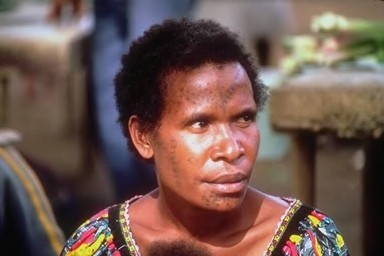
%> input picture WANG/1.jpg, 384 x 256 px; its folder holds only this picture in this run
$ octave tryGabor.m   (GNU Octave 9; MATLAB toolbox functions it lacks are replaced by stand-ins)
%> lines starting %> are read from the running program, lines starting %| are printed output that depends on the picture
### gaborFilterBank.m
function gaborArray = gaborFilterBank(u,v,m,n)
%> called with u = 6, v = 8, m = 39, n = 39

% GABORFILTERBANK generates a custum Gabor filter bank.
% It creates a u by v cell array, whose elements are m by n matrices;
% each matrix being a 2-D Gabor filter.
%
%
% Inputs:
%       u	:	No. of scales (usually set to 5)
%       v	:	No. of orientations (usually set to 8)
%       m	:	No. of rows in a 2-D Gabor filter (an odd integer number, usually set to 39)
%       n	:	No. of columns in a 2-D Gabor filter (an odd integer number, usually set to 39)
%
% Output:
%       gaborArray: A u by v array, element of which are m by n
%                   matries; each matrix being a 2-D Gabor filter
%
%
% Sample use:
%
% gaborArray = gaborFilterBank(5,8,39,39);
%
%
%
%   Details can be found in:
%
%   M. Haghighat, S. Zonouz, M. Abdel-Mottaleb, "CloudID: Trustworthy
%   cloud-based and cross-enterprise biometric identification,"
%   Expert Systems with Applications, vol. 42, no. 21, pp. 7905-7916, 2015.
%
%
%
% (C)	Mohammad Haghighat, University of Miami
%       haghighat@ieee.org
%       PLEASE CITE THE ABOVE PAPER IF YOU USE THIS CODE.


if (nargin ~= 4)    % Check correct number of arguments
    error('There must be four input arguments (Number of scales and orientations and the 2-D size of the filter)!')
end


%% Create Gabor filters
% Create u*v gabor filters each being an m by n matrix

gaborArray = cell(u,v);
fmax = 0.25;
gama = sqrt(2);
eta = sqrt(2);

for i = 1:u

    fu = fmax/((sqrt(2))^(i-1));
    alpha = fu/gama;
    beta = fu/eta;

    for j = 1:v
        tetav = ((j-1)/v)*pi;
        gFilter = zeros(m,n);

        for x = 1:m
            for y = 1:n
                xprime = (x-((m+1)/2))*cos(tetav)+(y-((n+1)/2))*sin(tetav);
                yprime = -(x-((m+1)/2))*sin(tetav)+(y-((n+1)/2))*cos(tetav);
                gFilter(x,y) = (fu^2/(pi*gama*eta))*exp(-((alpha^2)*(xprime^2)+(beta^2)*(yprime^2)))*exp(1i*2*pi*fu*xprime);
            end
        end
        gaborArray{i,j} = gFilter;

    end
end


%% Show Gabor filters (Please comment this section if not needed!)

% Show magnitudes of Gabor filters:
figure('NumberTitle','Off','Name','Magnitudes of Gabor filters');
for i = 1:u
    for j = 1:v
        subplot(u,v,(i-1)*v+j);
        imshow(abs(gaborArray{i,j}),[]);
    end
end
%> this loop made 6 passes
%> pass 1, in gaborFilterBank, `for j = 1:v subplot(u,v,(i-1)*v+j); imshow(abs(gaborArray{i,j}),[]); end`:
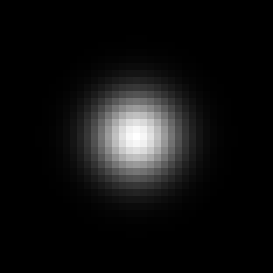
%> displayed picture: size 39x39, on the screen's scale of 0 to 255 (shown 7 times larger); min 0, max 255, mean 16.8
%> after the loop:
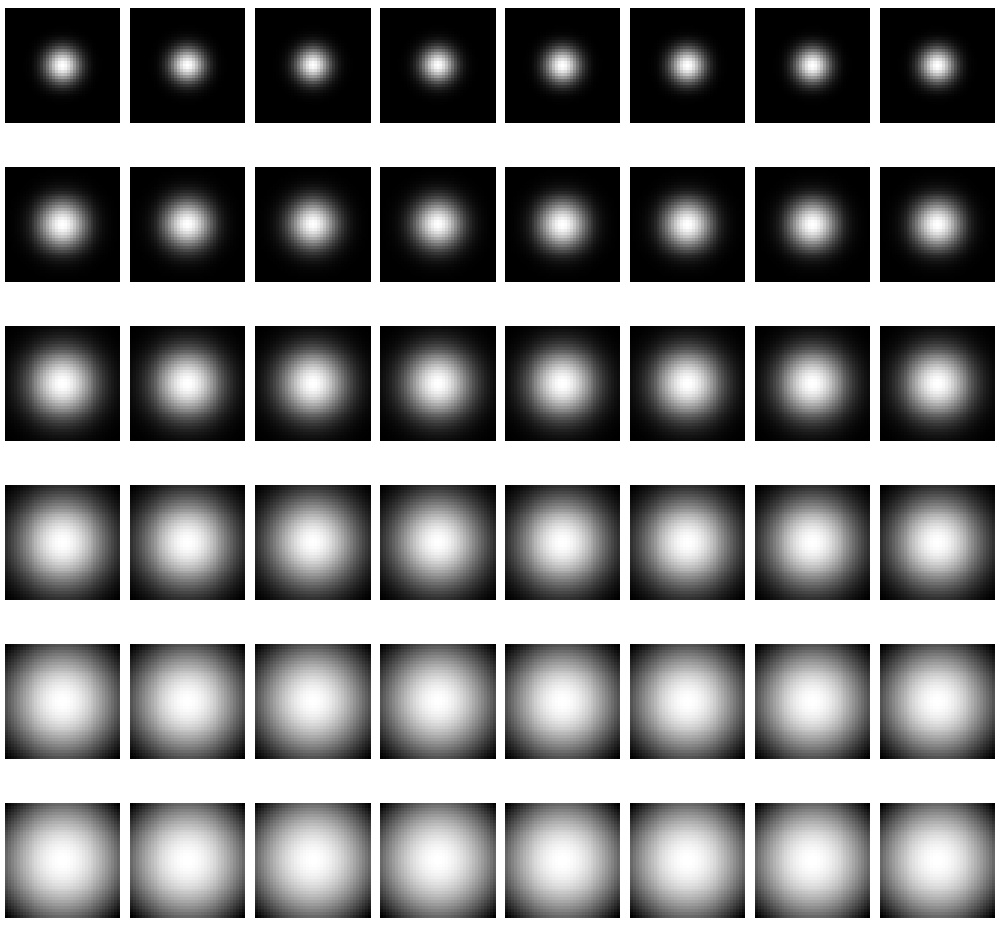
%> figure redrawn from the program's plot data, 48 panels

% Show real parts of Gabor filters:
figure('NumberTitle','Off','Name','Real parts of Gabor filters');
for i = 1:u
    for j = 1:v
        subplot(u,v,(i-1)*v+j);
        imshow(real(gaborArray{i,j}),[]);
    end
end
%> this loop made 6 passes
%> pass 1, in gaborFilterBank, `for j = 1:v subplot(u,v,(i-1)*v+j); imshow(real(gaborArray{i,j}),[]); ..`:
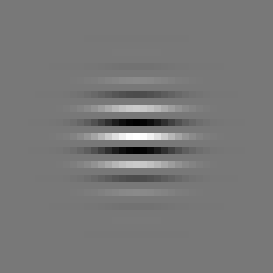
%> displayed picture: size 39x39, on the screen's scale of 0 to 255 (shown 7 times larger); min 0, max 255, mean 119.9
%> pass 1, in gaborFilterBank, `for j = 1:v subplot(u,v,(i-1)*v+j); imshow(real(gaborArray{i,j}),[]); ..`:
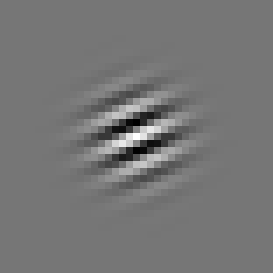
%> displayed picture: size 39x39, on the screen's scale of 0 to 255 (shown 7 times larger); min 0, max 255, mean 117.9
%> pass 1, in gaborFilterBank, `for j = 1:v subplot(u,v,(i-1)*v+j); imshow(real(gaborArray{i,j}),[]); ..`:
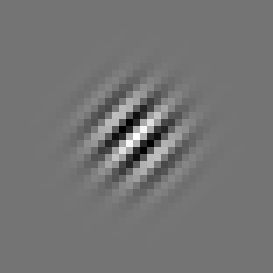
%> displayed picture: size 39x39, on the screen's scale of 0 to 255 (shown 7 times larger); min 0, max 255, mean 116.2
%> pass 1, in gaborFilterBank, `for j = 1:v subplot(u,v,(i-1)*v+j); imshow(real(gaborArray{i,j}),[]); ..`:
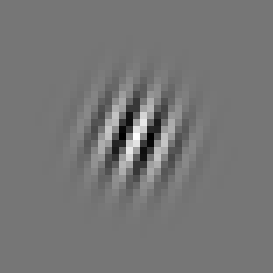
%> displayed picture: size 39x39, on the screen's scale of 0 to 255 (shown 7 times larger); min 0, max 255, mean 117.9; mean of the top-left, top-right, bottom-left and bottom-right quarters 117.5, 118.3, 118.2, 117.6

### gaborFeatures.m
function featureVector = gaborFeatures(img,gaborArray,d1,d2)

% GABORFEATURES extracts the Gabor features of an input image.
% It creates a column vector, consisting of the Gabor features of the input
% image. The feature vectors are normalized to zero mean and unit variance.
%
%
% Inputs:
%       img         :	Matrix of the input image
%       gaborArray	:	Gabor filters bank created by the function gaborFilterBank
%       d1          :	The factor of downsampling along rows.
%       d2          :	The factor of downsampling along columns.
%
% Output:
%       featureVector	:   A column vector with length (m*n*u*v)/(d1*d2).
%                           This vector is the Gabor feature vector of an
%                           m by n image. u is the number of scales and
%                           v is the number of orientations in 'gaborArray'.
%
%
% Sample use:
%
% img = imread('cameraman.tif');
% gaborArray = gaborFilterBank(5,8,39,39);  % Generates the Gabor filter bank
% featureVector = gaborFeatures(img,gaborArray,4,4);   % Extracts Gabor feature vector, 'featureVector', from the image, 'img'.
%
%
%
%   Details can be found in:
%
%   M. Haghighat, S. Zonouz, M. Abdel-Mottaleb, "CloudID: Trustworthy
%   cloud-based and cross-enterprise biometric identification,"
%   Expert Systems with Applications, vol. 42, no. 21, pp. 7905-7916, 2015.
%
%
%
% (C)	Mohammad Haghighat, University of Miami
%       haghighat@ieee.org
%       PLEASE CITE THE ABOVE PAPER IF YOU USE THIS CODE.


if (nargin ~= 4)        % Check correct number of arguments
    error('Please use the correct number of input arguments!')
end

if size(img,3) == 3     % Check if the input image is grayscale
    warning('The input RGB image is converted to grayscale!')
    img = rgb2gray(img);
end

img = double(img);


%% Filter the image using the Gabor filter bank

% Filter input image by each Gabor filter
[u,v] = size(gaborArray);
gaborResult = cell(u,v);
for i = 1:u
    for j = 1:v
        gaborResult{i,j} = imfilter(img, gaborArray{i,j});
    end
end


%% Create feature vector

% Extract feature vector from input image
featureVector = [];
for i = 1:u
    for j = 1:v

        gaborAbs = abs(gaborResult{i,j});
        gaborAbs = downsample(gaborAbs,d1);
        gaborAbs = downsample(gaborAbs.',d2);
        gaborAbs = gaborAbs(:);

        % Normalized to zero mean and unit variance. (if not applicable, please comment this line)
        gaborAbs = (gaborAbs-mean(gaborAbs))/std(gaborAbs,1);

        featureVector =  [featureVector; gaborAbs];

    end
end


%% Show filtered images (Please comment this section if not needed!)

% [17 lines of commented-out code are left out]

### tryGabor.m
myDir = 'DataSets/WANG/'; %gets directory
myFiles = dir(fullfile(myDir,'*.jpg')); %gets all JPG files in struct
dataset=zeros([1000 769]);
gfb=gaborFilterBank(6,8,39,39);
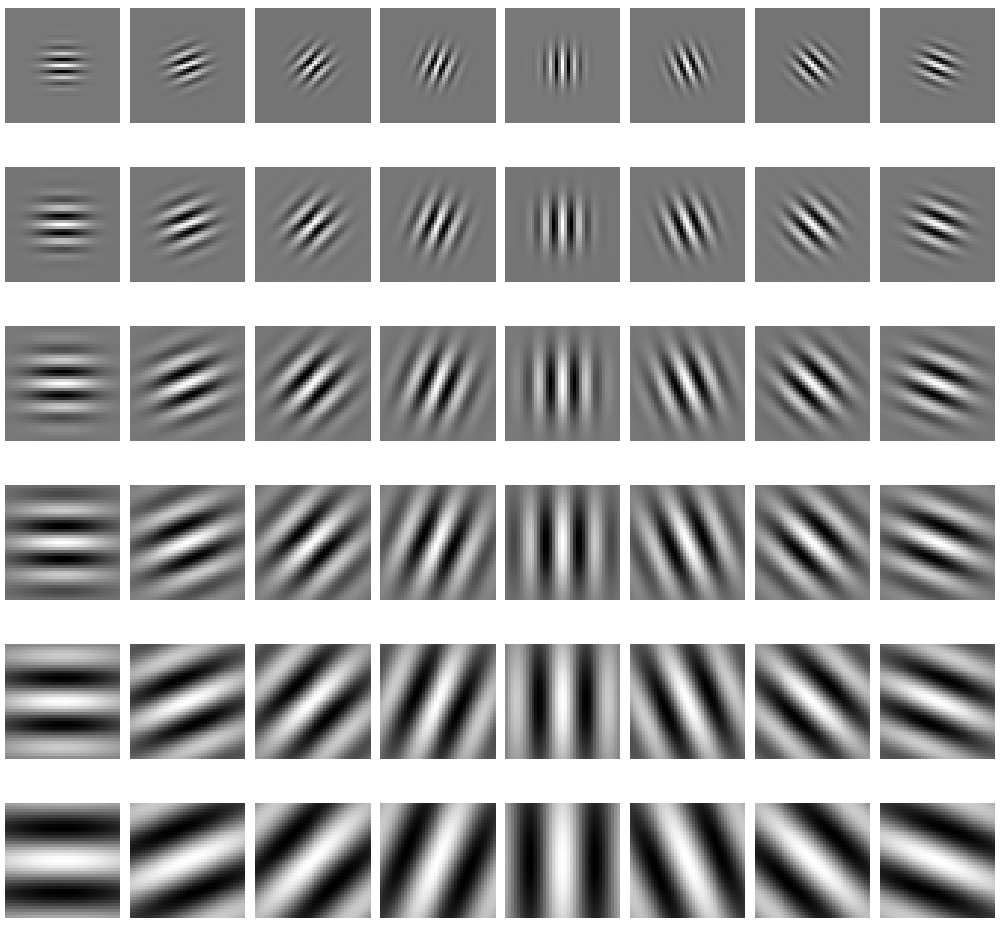
%> figure redrawn from the program's plot data, 48 panels
for k = 1:length(myFiles)
    baseFileName = myFiles(k).name
    %fullFileName = fullfile(myDir, baseFileName)
    [filepath,name,ext]=fileparts(fullfile(myDir,baseFileName));
    img=imread(fullfile(myDir,baseFileName));
%> img is the input picture: size 256x384x3 uint8; mean R, G, B 111.8, 86.9, 79.8
%> (the run ends here)
